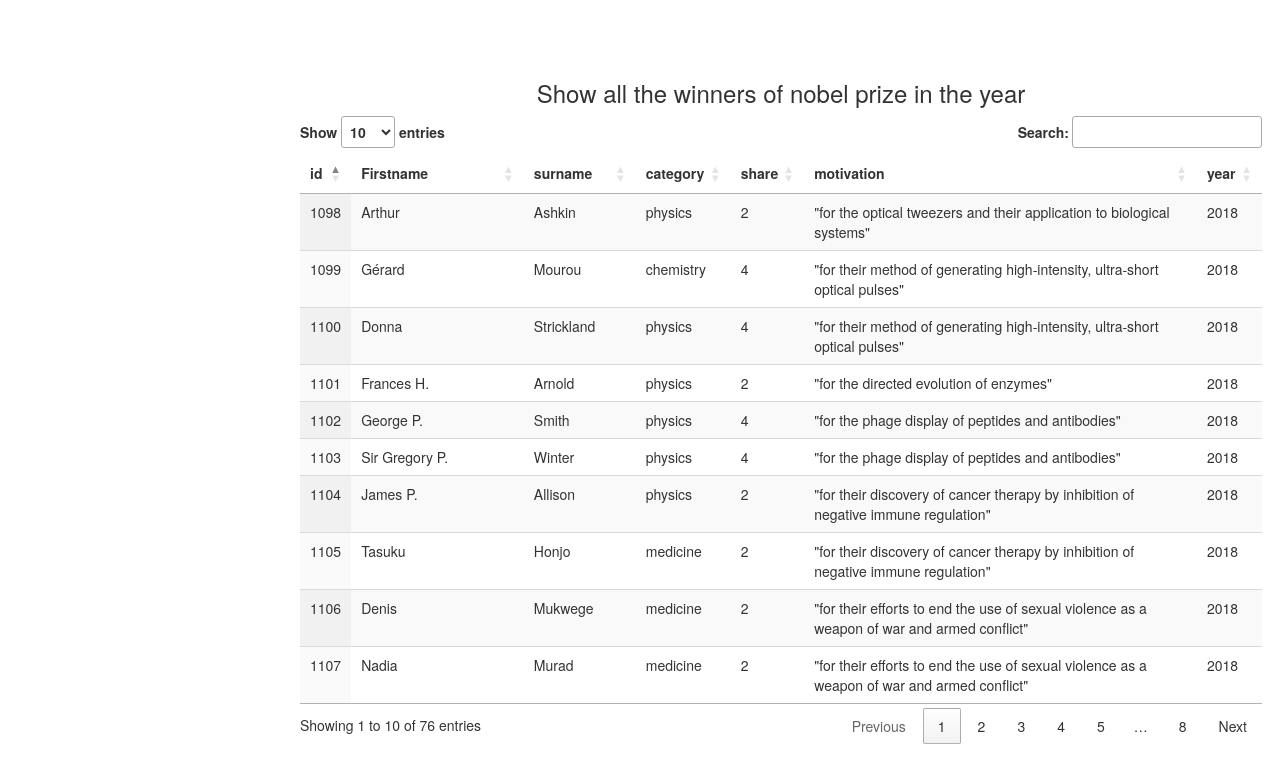
The page / on the database its author committed.
### tables this page shows
CREATE TABLE `prize_winners` (
  `id` bigint NOT NULL AUTO_INCREMENT,
  `firstname` varchar(100) DEFAULT NULL,
  `surname` varchar(100) DEFAULT NULL,
  `motivation` varchar(200) DEFAULT NULL,
  `share` bigint DEFAULT NULL,
  `year` bigint DEFAULT NULL,
  `category` varchar(100) DEFAULT NULL,
  PRIMARY KEY (`id`)
);

### index.php (the view, shortened to what this page needs)
<!DOCTYPE html>
<html lang="en">
	<head>
		<link href="http://maxcdn.bootstrapcdn.com/bootstrap/3.2.0/css/bootstrap.min.css" rel="stylesheet">
		<link rel="stylesheet"
			href="http://cdn.datatables.net/1.10.2/css/jquery.dataTables.min.css"></style>
		</head>
		<body>
			<div class="content">
				<h3 class="text-center">Show all the winners of nobel prize in the year</h3>
			<div class="table-responsive">
				<?php
	include_once ('config.php');
	$sql = "SELECT * FROM prize_winners ORDER BY id";
	$result = mysqli_query($connect, $sql);
	if (mysqli_num_rows($result) > 0){
		echo "<table id='myTable' class='display table' width='100%' >";
        echo "<thead>";
          echo "<tr>";
            echo "<th>id</th>";
           echo " <th>Firstname</th>";
           echo " <th>surname</th> ";
            echo "<th>category</th>";
            echo "<th>share</th>";
            echo "<th>motivation</th>";
            echo "<th>year</th>";
          echo "</tr>";
       echo " </thead>";
        while ($row = mysqli_fetch_array($result)) {?>
			<tr>
			  <td><?php echo $row['id']; ?></td>
			   <td><?php echo $row['firstname']; ?></td>
			    <td><?php echo $row['surname']; ?></td>
			     <td><?php echo $row['category']; ?></td>
			      <td><?php echo $row['share']; ?></td>
			      <td><?php echo $row['motivation']; ?></td>
			      <td><?php echo $row['year']; ?></td>
          </tr><?php }
          echo "</table>";
      }else{
      	echo "data not found";
      }?>
			</div>
		</div>
		</body>
	</html>

### index.php (style rules this page uses)
.content { width:962px; margin-top:8rem;margin-left:30rem; }

### rows shown on the page
prize_winners: id "1098", firstname "Arthur", surname "Ashkin", category "physics", share "2", motivation "\"for the optical tweezers and their application to biological systems\"", year "2018"
prize_winners: id "1099", firstname "Gérard", surname "Mourou", category "chemistry", share "4", motivation "\"for their method of generating high-intensity, ultra-short optical pulses\"", year "2018"
prize_winners: id "1100", firstname "Donna", surname "Strickland", category "physics", share "4", motivation "\"for their method of generating high-intensity, ultra-short optical pulses\"", year "2018"
prize_winners: id "1101", firstname "Frances H.", surname "Arnold", category "physics", share "2", motivation "\"for the directed evolution of enzymes\"", year "2018"
prize_winners: id "1102", firstname "George P.", surname "Smith", category "physics", share "4", motivation "\"for the phage display of peptides and antibodies\"", year "2018"
prize_winners: id "1103", firstname "Sir Gregory P.", surname "Winter", category "physics", share "4", motivation "\"for the phage display of peptides and antibodies\"", year "2018"
prize_winners: id "1104", firstname "James P.", surname "Allison", category "physics", share "2", motivation "\"for their discovery of cancer therapy by inhibition of negative immune regulation\"", year "2018"
prize_winners: id "1105", firstname "Tasuku", surname "Honjo", category "medicine", share "2", motivation "\"for their discovery of cancer therapy by inhibition of negative immune regulation\"", year "2018"
prize_winners: id "1106", firstname "Denis", surname "Mukwege", category "medicine", share "2", motivation "\"for their efforts to end the use of sexual violence as a weapon of war and armed conflict\"", year "2018"
prize_winners: id "1107", firstname "Nadia", surname "Murad", category "medicine", share "2", motivation "\"for their efforts to end the use of sexual violence as a weapon of war and armed conflict\"", year "2018"
